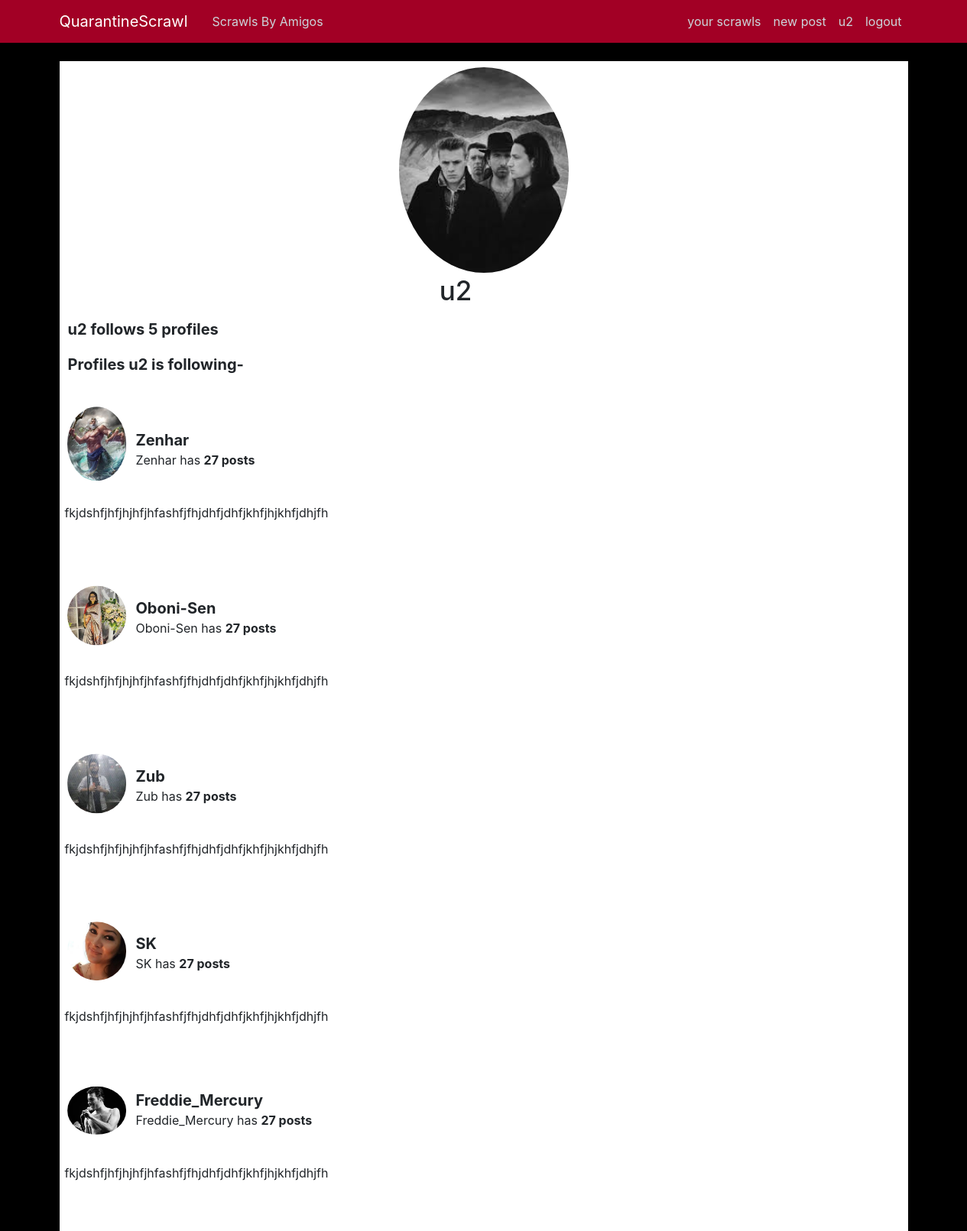
The app's page /visit/profile/u2/following/ (signed in) with its own data.
### users/models.py (models this page shows, shortened)
class Profile(models.Model):
    user = models.OneToOneField(User, on_delete=models.CASCADE)
    image = models.ImageField(default="poseidon.jpg", upload_to="profile_pics")
    follow = models.ManyToManyField(User, related_name="followers", blank=True)
    follower = models.ManyToManyField(User, related_name="follows", blank=True)

### blog/views.py (the view)
class VisitProfilefollowingListView(LoginRequiredMixin, ListView):
    template_name = "blog/visit_profile_following_list.html"
    model = Profile
    def get_context_data(self, **kwargs):
        context = super().get_context_data(**kwargs)
        usernameFromURL = get_object_or_404(User, username=self.kwargs.get("username"))
        viewProfile = Profile.objects.get(user=usernameFromURL)
        context["viewProfile"] = viewProfile
        context["following_Profiles"] = Profile.objects.filter(
            user__in=viewProfile.follow.all()
        )
        context["following_Profile_Posts"] = Post.objects.filter(
            author__in=viewProfile.follow.all()
        )
        return context

### blog/templates/blog/visit_profile_following_list.html (shortened to what this page needs)
{% extends "blog/base.html" %}
{%load static %}
{% block bootstrapClass %}
<link rel="stylesheet" type="text/css" href="{% static 'blog/blog-css/visit-profile-following-list.css' %}">
 {% endblock %}
{% load crispy_forms_tags %}
{% block content %}
    <div class="media visit-profile-following-list-head">
      <img class=" visit-profile-following-list-profile-picture rounded-circle account-img" src="{{ viewProfile.image.url }}">
        <h2 class="visit-profile-following-list-currentUser-username account-heading">{{viewProfile.user}}</h2>
    </div>
    <div class="visit-profile-following-list-wrap">
        <div class="visit-profile-following-list-header">
            <p class="visit-profile-following-list-count">{{viewProfile.user}} follows {{following_Profiles.count}} profiles</p>
            <p class="visit-profile-following-list-header-text">Profiles {{viewProfile.user}} is following-</p>
        </div>
        {% for profile in following_Profiles %}
        <div class="visit-profile-following-list-card">
            <img src="{{profile.image.url}}" alt="user-profile-picture" class="visit-profile-following-list-card-profile-picture rounded-circle account-img">
            <div class="visit-profile-following-list-card-info">
                <p class="visit-profile-following-list-card-username">{{profile.user.username}}</p>
                <p class="visit-profile-following-list-post-count">{{profile.user.username}} has <strong>{{ following_Profile_Posts.count}} posts</strong></p>
            </div>
            <p class="visit-profile-following-list-some-text">fkjdshfjhfjhjhfjhfashfjfhjdhfjdhfjkhfjhjkhfjdhjfh</p>
        </div>
        {% endfor %}
    </div>
    {% endblock %}

### blog/templates/blog/base.html (shortened to what this page needs)
{% load static %}
<!DOCTYPE html>
<html>
<head>
    <link rel="stylesheet" href="https://maxcdn.bootstrapcdn.com/bootstrap/4.0.0/css/bootstrap.min.css">
    <link rel="stylesheet" type="text/css" href="{% static 'blog/blog-css/main.css' %}">
    <link rel="stylesheet" type="text/css" href="{% static 'users/profile.css' %}">
    {% block bootstrapClass %}  {% endblock %}
</head>
<body>
    <header class="site-header">
      <nav class="navbar navbar-expand-md navbar-dark navbar-bg-steel fixed-top">
        <div class="container">
          <a class="navbar-brand mr-4" href="{% url 'home' %}">QuarantineScrawl</a>
          <div class="collapse navbar-collapse" id="navbarToggle">
            <div class="navbar-nav mr-auto">
              <a class="nav-item nav-link" href="{% url 'amigos-home' %}">Scrawls By Amigos</a>
            </div>
            <div class="navbar-nav">
              {% if user.is_authenticated %}
              <a class="nav-item nav-link" href="{% url 'user-posts' user.username  %}"> your scrawls</a>
              <a class="nav-item nav-link" href="{% url 'post-create' %}"> new post</a>
              <a class="nav-item nav-link" href="{% url 'profile' %}">{{user.username}}</a>
              <a class="nav-item nav-link" href="{% url 'logout' %}">logout</a>
              {% else %}
              <a class="nav-item nav-link" href="{% url 'login' %}">Login</a>
              <a class="nav-item nav-link" href="{% url 'register' %}">Register</a>
              {% endif %}
            </div>
          </div>
        </div>
      </nav>
    </header>
    <main role="main" class="container">
          {% block content %}{% endblock %}
    </main>
</body>
</html>

### blog/static/blog/blog-css/main.css (style rules this page uses)
body { background-color: black; margin-top: 5rem; }
.navbar-bg-steel { background-color: #a20025; }
.site-header .navbar-nav .nav-link { color: #cbd5db; font-weight: 400; }
.account-img { height: 125px; width: 125px; margin-right: 20px; margin-bottom: 16px; }
.account-heading { font-size: 2.5rem; }

### users/static/users/users-css/profile.css (style rules this page uses)
* { margin: 0px; padding: 0px; box-sizing: border-box; }

### blog/static/blog/blog-css/visit-profile-following-list.css (style rules this page uses)
* { padding: 0; margin: 0; box-sizing: border-box; }
.visit-profile-following-list-head { height: 42vh; background-color: white; }
.visit-profile-following-list-profile-picture { height: 80%; width: 20%; position: relative; top: 2.5%; left: 40%; }
.visit-profile-following-list-currentUser-username { position: relative; top: 83%; left: 23%; font-size: 35px; }
.visit-profile-following-list-wrap { height: 100%; background-color: white; }
.visit-profile-following-list-header { height: 15%; padding-left: 1%; }
.visit-profile-following-list-count { font-size: 20px; font-weight: bold; }
.visit-profile-following-list-header-text { font-size: 20px; font-weight: bold; }
.visit-profile-following-list-card { height: 25%; background-color: white; }
.visit-profile-following-list-card-profile-picture { display: inline-block; position: relative; -webkit-transform: translate(13%, 25%); -moz-transform: translate(13%, 25%); -ms-transform: translate(13%, 25%); -o-transform: translate(13%, 25%); transform: translate(13%, 25%); height: 7%; width: 7%; }
.visit-profile-following-list-card-info { position: relative; left: 10%; transform: translate(-1%, -70%); }
.visit-profile-following-list-card-username { font-size: 20px; font-weight: bold; }
.visit-profile-following-list-post-count { font-size: 16px; display: inline-block; position: relative; transform: translate(-150%, 0%); transform: translate(0%, -70%); }
.visit-profile-following-list-some-text { display: inline-block; transform: translate(2%, -200%); }

### records on screen
Profile: image (picture), user "u2"
Profile: image (picture), user.username "Zenhar", count "27"
Profile: image (picture), user.username "Oboni-Sen", count "27"
Profile: image (picture), user.username "Zub", count "27"
Profile: image (picture), user.username "SK", count "27"
Profile: image (picture), user.username "Freddie_Mercury", count "27"

### other values on screen
{{ user.username }} "u2"
{{ following_Profiles.count }} "5"
